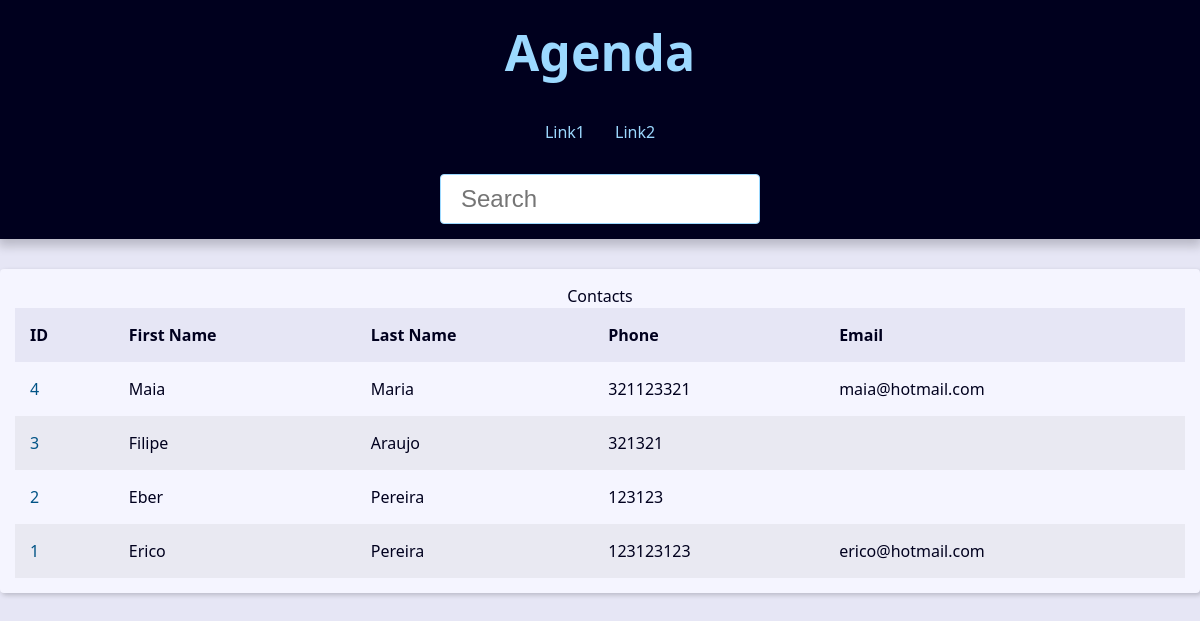
Before: / with the older database file.
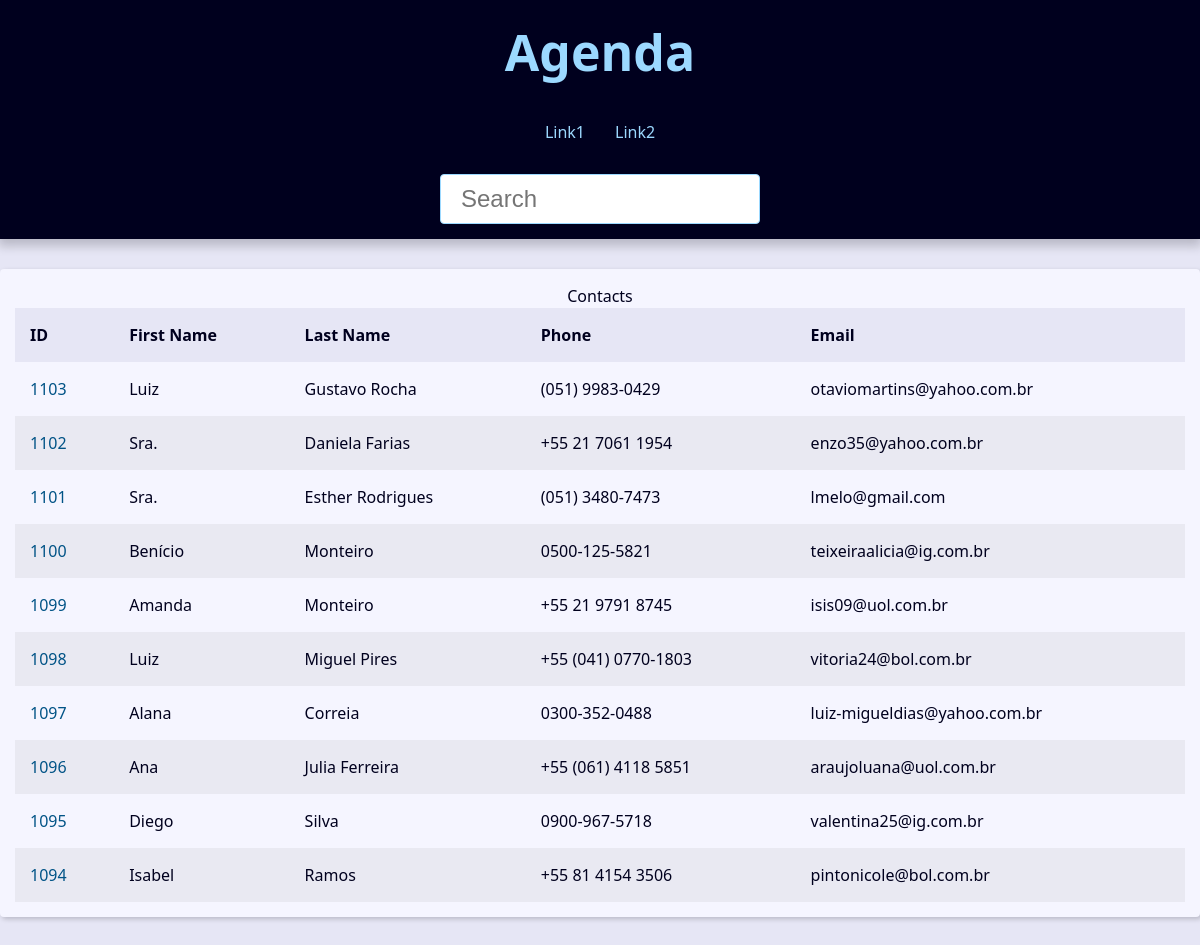
After: the same page with the newer database file.
### contact/models.py (models this page shows, shortened)
class Contact(models.Model):
    first_name = models.CharField(max_length=50)
    last_name = models.CharField(max_length=50, blank=True)
    phone = models.CharField(max_length=30)
    email = models.EmailField(max_length=254, blank=True)
    created_date = models.DateTimeField(default=timezone.now)
    description = models.TextField(blank=True)
    show = models.BooleanField(default=True)
    picture = models.ImageField(blank=True, upload_to='pictures/%Y/%m/')
    category = models.ForeignKey(
        Category, on_delete=models.SET_NULL, blank=True, null=True)
    owner = models.ForeignKey(
        User, on_delete=models.SET_NULL, blank=True, null=True)

### contact/views/contact_views.py (the view)
# urls.py: path('', views.index, name='index'),
def index(request):
    contacts = Contact.objects\
        .filter(show=True)\
        .order_by('-id')[0:10]
    context = {
        'contacts': contacts
    }
    return render(request, 'contact/index.html', context)

### contact/templates/contact/index.html
{% extends 'global/base.html' %}
{% block content %}
    <div class="responsive-table">
        <table class="contacts-table">
            <caption class="table caption">
                Contacts
            </caption>
            <thead>
                 <tr class="table-row table-row-header">
                    <th class="table-header">ID</th>
                    <th class="table-header">First Name</th>
                    <th class="table-header">Last Name</th>
                    <th class="table-header">Phone</th>
                    <th class="table-header">Email</th>
                 </tr>
            </thead>
            <tbody>
                {% for contact in contacts %}
                    <tr class="table-row">
                        <td class="table-cel">
                            <a href="{% url 'contact:contact' contact.id %}" class="table-link">
                                {{contact.id}}
                            </a>
                        </td>
                        <td class="table-cel">
                            {{contact.first_name}}
                        </td>
                        <td class="table-cel">
                            {{contact.last_name}}
                        </td>
                        <td class="table-cel">
                            {{contact.phone}}
                        </td>
                        <td class="table-cel">
                            {{contact.email}}
                        </td>
                    </tr>
                {% endfor %}
            </tbody>
        </table>
    </div>
{% endblock content %}

### base_templates/global/base.html (shortened to what this page needs)
{% load static %}
<!DOCTYPE html>
<html lang="en">
<head>
    <link rel="stylesheet" href="{% static 'global/css/style.css' %}">
</head>
<body>
    <header class='header'>
        <h1 class="header-heading">
            <a href="{% url 'contact:index' %}" class="header-link">Agenda</a>
        </h1>
        <nav class="menu">
            <ul class="menu-list">
                <li class="menu-item">
                    <a href="" class="menu-link">
                        Link1
                    </a>
                </li>
                <li class="menu-item">
                    <a href="" class="menu-link">
                        Link2
                    </a>
                </li>
            </ul>
        </nav>
        <div class="search">
            <form action="" method="get">
                <input type="text"
                class="search-input"
                placeholder="Search"
                id="search"
                name="q"
                >
            </form>
        </div>
    </header>
    <main class="content">
        {% block content %}{% endblock  %}
    </main>
</body>
</html>

### base_static/global/css/style.css (style rules this page uses)
:root { --spacing: 1.5rem; --link-dark-color: rgb(0, 83, 134); --link-light-color: rgb(156, 217, 255); --clr-white: rgb(245, 245, 255); --clr-black: rgb(0, 0, 30); --clr-light-gray: rgb(230, 230, 245); --clr-dark-shadow-5: rgba(0, 0, 10, 5%); --clr-dark-shadow-10: rgba(0, 0, 10, 10%); --clr-dark-shadow-20: rgba(0, 0, 10, 20%); --clr-light-shadow-5: rgba(200, 200, 255, 5%); --clr-light-shadow-10: rgba(200, 200, 255, 10%); --clr-light-shadow-20: rgba(200, 200, 255, 20%); --main-page-width: 120rem; --table-min-width: 60rem; --biggest-font-size: 5rem; --bigger-font-size: 4rem; --big-font-size: 3.2rem; --medium-font-size: 2.4rem; --small-font-size: 1.6rem; --smaller-font-size: 1.4rem; --smallest-font-size: 1.2rem; --transition-fast: 300ms; --transition-medium: 600ms; --transition-slow: 1s; --default-border-radius: 4px; }
*, *::before, *::after { margin: 0; padding: 0; box-sizing: border-box; }
html { font-size: 62.5%; }
body { font-family: system-ui, -apple-system, BlinkMacSystemFont, 'Segoe UI', Roboto, Oxygen, Ubuntu, Cantarell, 'Open Sans', 'Helvetica Neue', sans-serif; line-height: 1.5; font-size: var(--small-font-size); color: var(--clr-black); -webkit-font-smoothing: antialiased; background: var(--clr-light-gray); }
.header { background: var(--clr-black); padding: var(--spacing); box-shadow: 0 5px 10px 2px var(--clr-dark-shadow-20); z-index: 1; position: relative; }
.header-heading { font-size: var(--biggest-font-size); text-align: center; }
.header-link { color: var(--link-light-color); text-decoration: none; transition: filter var(--transition-fast) ease-in-out; }
.menu { margin: var(--spacing); }
.menu-list { list-style: none; display: flex; justify-content: center; flex-flow: row wrap; }
.menu-link { display: block; padding: var(--spacing); color: var(--link-light-color); text-decoration: none; transition: background-color var(--transition-fast) ease-in-out; border-radius: var(--default-border-radius); }
.content { max-width: var(--main-page-width); margin: calc(var(--spacing) * 2) auto; padding: var(--spacing); background: var(--clr-white); box-shadow: 2px 2px 5px var(--clr-dark-shadow-20); border-radius: var(--default-border-radius); }
.responsive-table { width: 100%; overflow-x: auto; }
.contacts-table { width: 100%; min-width: var(--table-min-width); border-collapse: collapse; }
.table-row { text-align: left; text-overflow: ellipsis; transition: background-color var(--transition-fast) ease-in-out; }
.table-row:nth-of-type(2n) { background: var(--clr-dark-shadow-5); }
.table-row-header { background: var(--clr-light-gray); color: var(--clr-black); }
.table-cel, .table-header { padding: var(--spacing); }
.table-link { color: var(--link-dark-color); transition: color var(--transition-fast) ease-in-out; text-decoration: none; }
.search { display: flex; justify-content: center; }
.search-input { font-size: var(--medium-font-size); padding: 1rem 2rem; width: 100%; max-width: 32rem; border-radius: var(--default-border-radius); border: 1px solid var(--link-light-color); }

Changed rows visible on the page:
removed Contact: id "4", first_name "Maia", last_name "Maria", phone "321123321", email "maia@hotmail.com"
removed Contact: id "3", first_name "Filipe", last_name "Araujo", phone "321321"
removed Contact: id "2", first_name "Eber", last_name "Pereira", phone "123123"
removed Contact: id "1", first_name "Erico", last_name "Pereira", phone "123123123", email "erico@hotmail.com"
added Contact: id "1103", first_name "Luiz", last_name "Gustavo Rocha", phone "(051) 9983-0429", email "otaviomartins@yahoo.com.br"
added Contact: id "1102", first_name "Sra.", last_name "Daniela Farias", phone "+55 21 7061 1954", email "enzo35@yahoo.com.br"
added Contact: id "1101", first_name "Sra.", last_name "Esther Rodrigues", phone "(051) 3480-7473", email "lmelo@gmail.com"
added Contact: id "1100", first_name "Benício", last_name "Monteiro", phone "0500-125-5821", email "teixeiraalicia@ig.com.br"
added Contact: id "1099", first_name "Amanda", last_name "Monteiro", phone "+55 21 9791 8745", email "isis09@uol.com.br"
added Contact: id "1098", first_name "Luiz", last_name "Miguel Pires", phone "+55 (041) 0770-1803", email "vitoria24@bol.com.br"
added Contact: id "1097", first_name "Alana", last_name "Correia", phone "0300-352-0488", email "luiz-migueldias@yahoo.com.br"
added Contact: id "1096", first_name "Ana", last_name "Julia Ferreira", phone "+55 (061) 4118 5851", email "araujoluana@uol.com.br"
added Contact: id "1095", first_name "Diego", last_name "Silva", phone "0900-967-5718", email "valentina25@ig.com.br"
added Contact: id "1094", first_name "Isabel", last_name "Ramos", phone "+55 81 4154 3506", email "pintonicole@bol.com.br"
